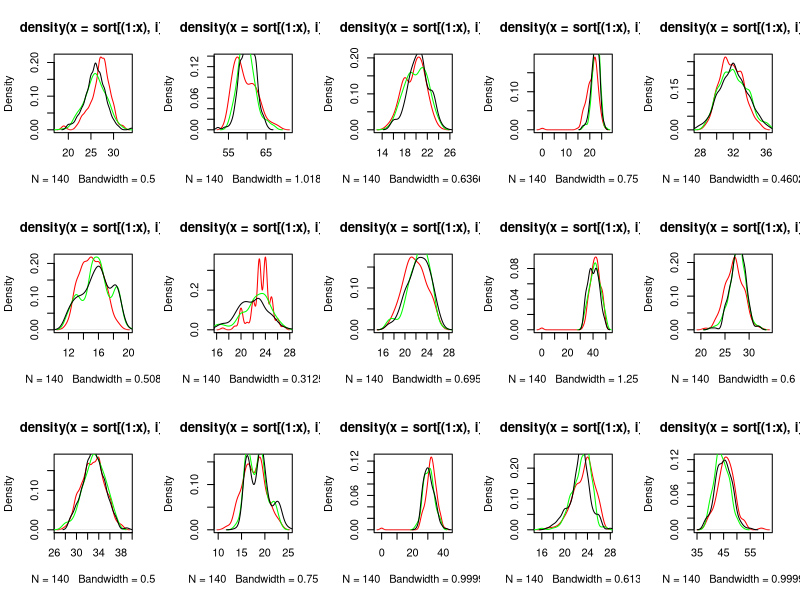

The R source for this figure: (Note: this script raises an error after producing the figure.)
library(MASS)
library(e1071)
library(grid)
library(vcd)

######1)
train<-read.table('geno_train.txt', sep=",", header=TRUE)
test<-read.table('geno_test.txt', sep=",", header=TRUE)
sort<- train[with(train, order(population)), ]
#plot
x<-nrow(subset(train, train$population=="Hispanic"))
y<-nrow(subset(train, train$population=="Caucasian"))
z<-nrow(subset(train, train$population=="African American"))
par(mfrow=c(3,5))
for (i in 1:15)
{ 
   plot(density(sort[(1:x),i]),col="red")
   lines(density(sort[(x+1):(x+y),i]),col="green")
   lines(density(sort[(x+y+1):(x+y+z),i]),col="black")
}

######2)
#lda
geno<-lda(train$population~.,data=train)
plda<-predict(object = geno, newdata = test)
output = test$population
n<-table(plda$class, output)
nn<-prop.table(n)
#svm
set.seed(100)
Xdat = as.matrix(train[,1:15])
Species = as.factor(train$population)
model = svm(Xdat, Species, probability = TRUE) 
pred = predict(model, as.matrix(test[,1:15]), probability = TRUE)
output = test$population
m<-table(pred, output)
mm<-prop.table(m)

#######3)
pca = prcomp(train[,-16],scale. = T) 
test.data <- predict(pca, newdata = test[,-16])
train.data <- data.frame(pca$x)
svmnewtestdata<-test.data[,1:3]
svmnewtraindata<-train.data[,1:3]
ldanewtraindata<-data.frame(train.data[,1:3],train$population)
ldanewtestdata<-data.frame(test.data[,1:3],test$population)
#lda
geno<-lda(ldanewtraindata$train.population~.,data=ldanewtraindata)
plda <- predict(object = geno, newdata = ldanewtestdata)
rate = test$population
q<-table(plda$class, rate)
qq<-prop.table(n)
#svm
set.seed(100)
model = svm(svmnewtraindata, train$population, probability = TRUE) 
pred = predict(model, svmnewtestdata, probability = TRUE)
rate = test$population
p<-table(pred, rate)
pp<-prop.table(m)